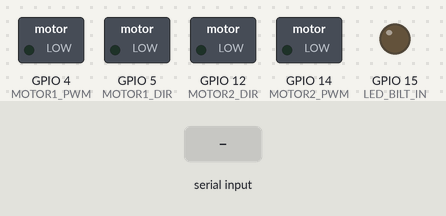
This sketch was run on a simulated ESP32. On the bench: switched loads named in the sketch (green lamp = pin HIGH), output pins drawn as LEDs (lit = HIGH). The inputs (shaded band) are chosen by the test bench. What the sketch prints to the serial monitor is not drawn.

Above: at 0.45 s.
At 1.2 s:
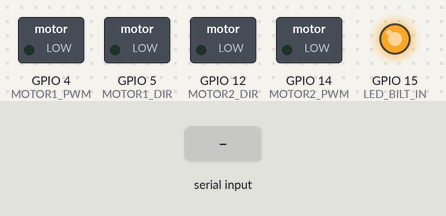
Timing chart, 0 to 1.0 s (numbered marks = the images above; inputs shaded):
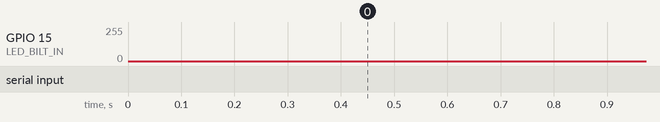

The sketch:

Cozmo_esp_Motor_serial.ino
```cpp
// Define pins for motor control
#define MOTOR1_PWM 4  // PWM pin for Motor 1
#define MOTOR1_DIR 5  // Direction pin for Motor 1
#define MOTOR2_PWM 14 // PWM pin for Motor 2
#define MOTOR2_DIR 12 // Direction pin for Motor 2
#define LED_BILT_IN 15 //LED Pin
#define RXD2 40
#define TXD2 39

// Define variables for storing motor speed and direction
int motor1_speed = 0;
int motor2_speed = 0;
int LED_VALUE = 0;

void setup() {
  // Initialize serial communication
  Serial.begin(9600);
  Serial1.begin(115200, SERIAL_8N1, RXD2, TXD2);

  // Set motor control pins as outputs
  pinMode(MOTOR1_PWM, OUTPUT);
  pinMode(MOTOR1_DIR, OUTPUT);
  pinMode(MOTOR2_PWM, OUTPUT);
  pinMode(MOTOR2_DIR, OUTPUT);
  pinMode(LED_BILT_IN, OUTPUT);
}

void loop() {
  //demo();
  if (LED_VALUE >=250) {
    LED_VALUE = 0;
  }
  LED_VALUE = LED_VALUE +1;
  analogWrite(LED_BILT_IN, LED_VALUE);
  //digitalWrite(LED_BILT_IN, HIGH);
  if (Serial1.available() > 0) {
    // Read the incoming byte from serial port
    char command = Serial1.read();

    // Handle different commands
    Serial.println("------Command received-----");
    Serial.println(command);
    Serial1.println("command Serial1 Output");
    Serial1.println(command);
    Serial.println("---------------------------");
    switch(command) {
      case 'F':
        // Move forward
        setMotorSpeedDirection(100, LOW, 100, LOW);
        Serial.println("Move forward");
        break;
      case 'B':
        // Move backward
        setMotorSpeedDirection(0, HIGH, 0, HIGH);
        Serial.println("Move Backward");
        break;
      case 'L':
        // Turn left
        setMotorSpeedDirection(100, HIGH, 100, LOW);
        Serial.println("Move left");
        break;
      case 'R':
        // Turn right
        setMotorSpeedDirection(100, LOW, 100, HIGH);
        Serial.println("Move right");
        break;
      case 'S':
        // Stop
        setMotorSpeedDirection(0, LOW, 0, LOW);
        Serial.println("Move Stop");
        digitalWrite(LED_BILT_IN, LOW);
        break;
      default:
        break;
    }
  }
}

void setMotorSpeedDirection(int speed1, int dir1, int speed2, int dir2) {
  // Set motor speed and direction
  analogWrite(MOTOR1_PWM, speed1);
  digitalWrite(MOTOR1_DIR, dir1);
  analogWrite(MOTOR2_PWM, speed2);
  digitalWrite(MOTOR2_DIR, dir2);
}

void demo() {
    // Move forward
    setMotorSpeedDirection(255, LOW, 255, LOW);
    Serial.println("Move forward");
    delay(5000);
    // Move backward

    setMotorSpeedDirection(0, HIGH, 0, HIGH);
    Serial.println("Move backward");
    delay(5000);

    // Turn left
    setMotorSpeedDirection(200, HIGH, 200, LOW);
    Serial.println("Turn left");
    delay(5000);
    // Turn right
    setMotorSpeedDirection(200, LOW, 200, HIGH);
    Serial.println("Turn right");
    delay(5000);
    // Stop
    setMotorSpeedDirection(0, LOW, 0, LOW);
    Serial.println("Stop");

}
```
